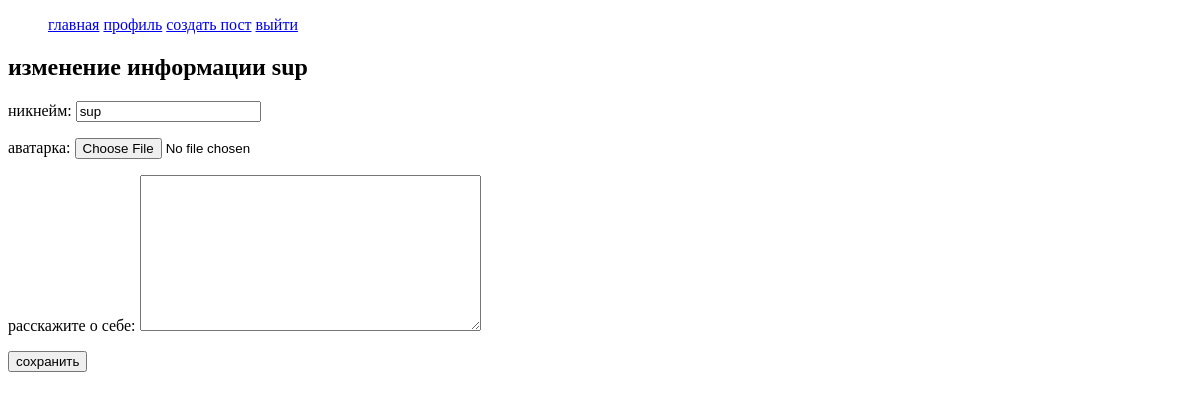
The app's page /main/account/profile/edit/ (signed in), older data.
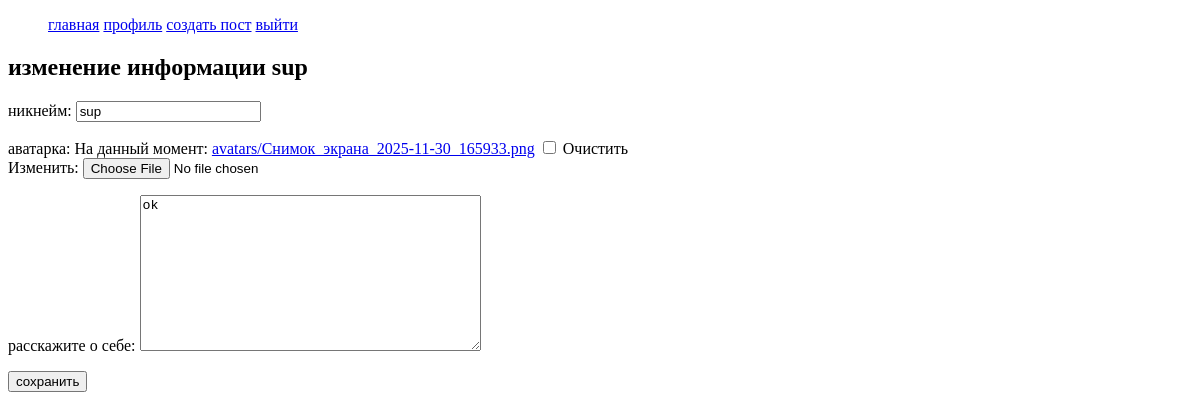
The same page, newer data.
### main/models.py (models this page shows)
class MyUser(AbstractUser):
    avatar = models.ImageField(upload_to='avatars', null=True, blank=True)
    bio = models.TextField()

### main/views.py (the view)
# urls.py: path('account/profile/edit/', views.EditProfileView.as_view(), name='edit-profile'),
class EditProfileView(SuccessMessageMixin, LoginRequiredMixin, UpdateView):
    model = MyUser
    template_name = 'edit_profile.html'
    form_class = EditProfileForm
    success_url = reverse_lazy('main:profile')
    success_message = 'Данные изменены'
    def get_object(self, queryset=None):
        return self.request.user

### main/forms.py
class EditProfileForm(forms.ModelForm):
    username = forms.CharField(label="никнейм", help_text='')
    class Meta:
        model = MyUser
        fields = ('username', 'avatar', 'bio')
        labels = {'username': 'никнейм', 'avatar': 'аватарка', 'bio': 'расскажите о себе'}

### main/templates/edit_profile.html (shortened to what this page needs)
{% extends "basic.html" %}
{% block content %}
<h2>изменение информации {{ user.username }}</h2>
<form method="post" enctype="multipart/form-data">
    {{ form.as_p }}
    <button type="submit">сохранить</button>
</form>
{% endblock %}

Row changes from the older to the newer data that the page shows:
changed MyUser "sup": bio (not shown) → "ok"
Text that changed along with them:
form field as_p: (not shown) → "☐"
text no longer shown: "никнейм: аватарка: расскажите о себе:"
text now shown: "никнейм: аватарка: На данный момент: avatars/Снимок_экрана_2025-11-30_165933.png Очистить Изменить: расскажите о себе:"
